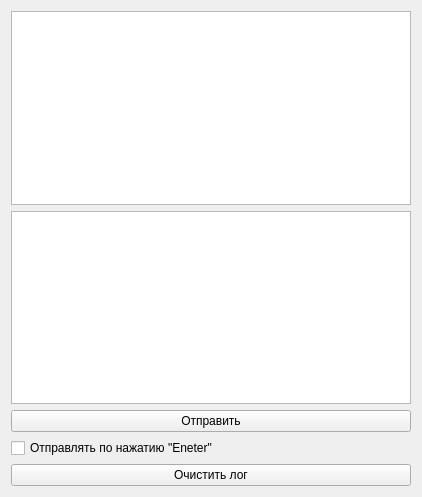
<?xml version="1.0" encoding="UTF-8"?>
<ui version="4.0">
 <class>MunchkinDialog</class>
 <widget class="QWidget" name="MunchkinDialog">
  <property name="geometry">
   <rect>
    <x>0</x>
    <y>0</y>
    <width>422</width>
    <height>497</height>
   </rect>
  </property>
  <property name="windowTitle">
   <string>Form</string>
  </property>
  <layout class="QGridLayout" name="gridLayout">
   <item row="5" column="0">
    <widget class="QPushButton" name="btn_ClearLog">
     <property name="text">
      <string>Очистить лог</string>
     </property>
    </widget>
   </item>
   <item row="2" column="0">
    <widget class="QPushButton" name="btn_Send">
     <property name="text">
      <string>Отправить</string>
     </property>
    </widget>
   </item>
   <item row="4" column="0">
    <widget class="QCheckBox" name="chckBox_SendOnEnterPress">
     <property name="text">
      <string>Отправлять по нажатию &quot;Eneter&quot;</string>
     </property>
    </widget>
   </item>
   <item row="0" column="0">
    <widget class="QTextBrowser" name="txtBrowser_TextLog"/>
   </item>
   <item row="1" column="0">
    <widget class="QTextEdit" name="txtEdit_UserText"/>
   </item>
  </layout>
 </widget>
 <resources/>
 <connections/>
</ui>
